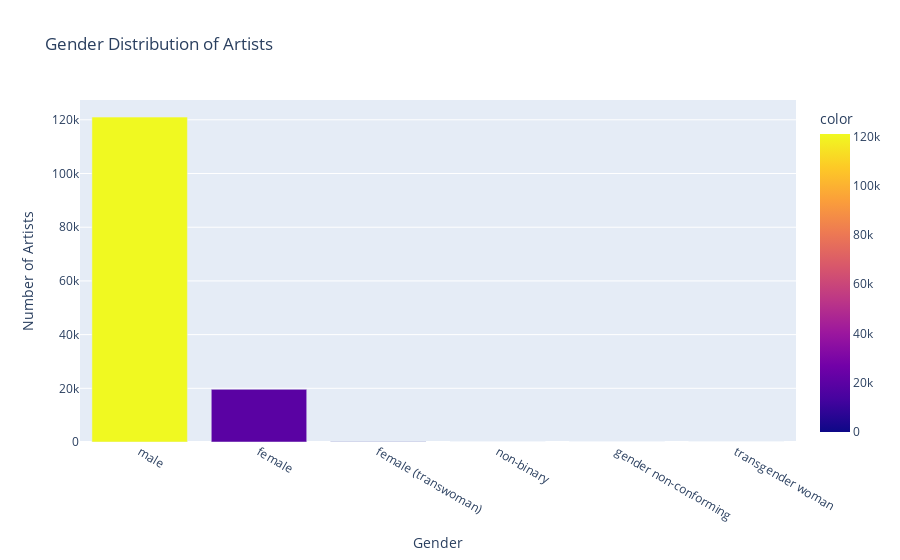

Source (notebook cell):
### Code cell
fig3= px.bar(x=gender_counts.index, y=gender_counts.values,
             title="Gender Distribution of Artists",
            labels={'x':"Gender", 'y':'Number of Artists'},
              color=gender_counts.values)
fig3.show()

### Figure 1 — Plotly figure (JSON) as saved in the notebook; plotly's stock layout.template omitted (floating-point values rounded to 4 significant figures)
{"data": [{"alignmentgroup": "True", "hovertemplate": "Gender=%{x}<br>Number of Artists=%{y}<br>color=%{marker.color}<extra></extra>", "legendgroup": "", "marker": {"color": [121010, 19608, 62, 12, 2, 1], "coloraxis": "coloraxis", "pattern": {"shape": ""}}, "name": "", "offsetgroup": "", "orientation": "v", "showlegend": false, "textposition": "auto", "type": "bar", "x": ["male", "female", "female (transwoman)", "non-binary", "gender non-conforming", "transgender woman"], "xaxis": "x", "y": [121010, 19608, 62, 12, 2, 1], "yaxis": "y"}], "layout": {"barmode": "relative", "coloraxis": {"colorbar": {"title": {"text": "color"}}, "colorscale": [[0, "#0d0887"], [0.1111, "#46039f"], [0.2222, "#7201a8"], [0.3333, "#9c179e"], [0.4444, "#bd3786"], [0.5556, "#d8576b"], [0.6667, "#ed7953"], [0.7778, "#fb9f3a"], [0.8889, "#fdca26"], [1, "#f0f921"]]}, "legend": {"tracegroupgap": 0}, "title": {"text": "Gender Distribution of Artists"}, "xaxis": {"anchor": "y", "domain": [0, 1], "title": {"text": "Gender"}}, "yaxis": {"anchor": "x", "domain": [0, 1], "title": {"text": "Number of Artists"}}}}
